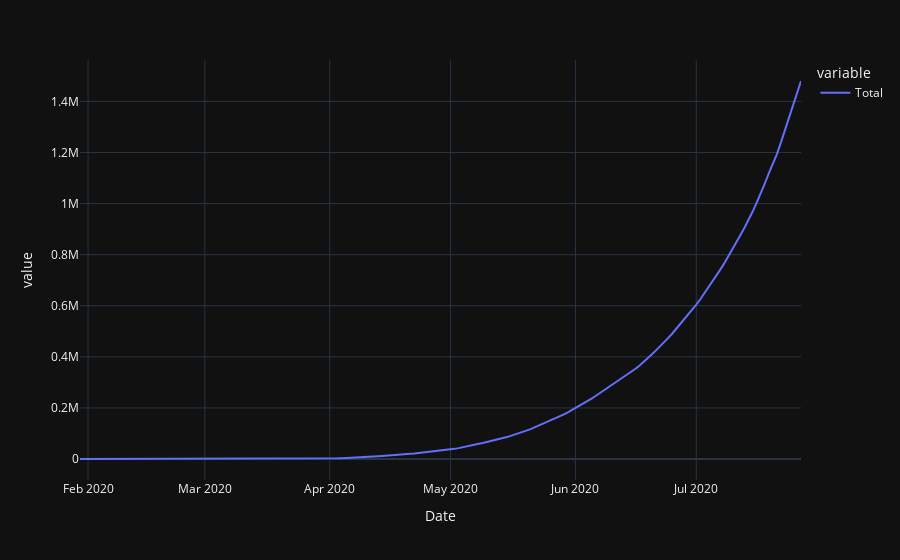

The notebook cell this image was saved under:
### Markdown cell above
## Confirmed

### Code cell
data=create_data_frame('Confirmed')
plot_data_frame()

### Figure 1 — Plotly figure (JSON) as saved in the notebook; plotly's stock layout.template omitted (floating-point values rounded to 4 significant figures; data arrays with more than 128 entries replaced by an {"elided": "..."} marker saying what was removed)
{"data": [{"hovertemplate": "variable=Total<br>Date=%{x}<br>value=%{y}<extra></extra>", "legendgroup": "Total", "line": {"color": "#636efa", "dash": "solid"}, "mode": "lines", "name": "Total", "orientation": "v", "showlegend": true, "type": "scatter", "x": {"elided": "180 str values"}, "xaxis": "x", "y": {"elided": "180 int values"}, "yaxis": "y"}], "layout": {"legend": {"title": {"text": "variable"}, "tracegroupgap": 0}, "margin": {"t": 60}, "xaxis": {"anchor": "y", "domain": [0, 1], "title": {"text": "Date"}}, "yaxis": {"anchor": "x", "domain": [0, 1], "title": {"text": "value"}}}}
